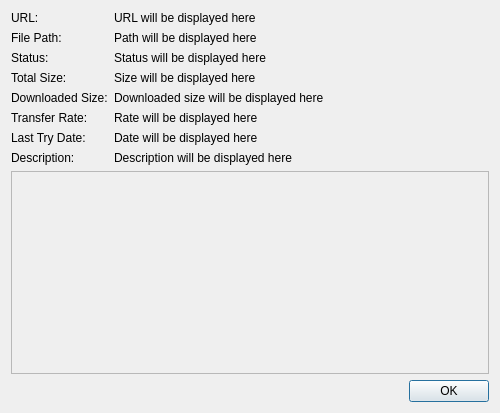
<?xml version="1.0" encoding="UTF-8"?>
<ui version="4.0">
 <class>DownloadDetailsDialog</class>
 <widget class="QDialog" name="DownloadDetailsDialog">
  <property name="geometry">
   <rect>
    <x>0</x>
    <y>0</y>
    <width>500</width>
    <height>413</height>
   </rect>
  </property>
  <property name="windowTitle">
   <string>Download Details</string>
  </property>
  <layout class="QVBoxLayout" name="verticalLayout">
   <item>
    <layout class="QFormLayout" name="formLayout">
     <item row="0" column="0">
      <widget class="QLabel" name="urlLabel">
       <property name="text">
        <string>URL:</string>
       </property>
      </widget>
     </item>
     <item row="0" column="1">
      <widget class="QLabel" name="urlValueLabel">
       <property name="text">
        <string>URL will be displayed here</string>
       </property>
       <property name="wordWrap">
        <bool>true</bool>
       </property>
      </widget>
     </item>
     <item row="1" column="0">
      <widget class="QLabel" name="filePathLabel">
       <property name="text">
        <string>File Path:</string>
       </property>
      </widget>
     </item>
     <item row="1" column="1">
      <widget class="QLabel" name="filePathValueLabel">
       <property name="text">
        <string>Path will be displayed here</string>
       </property>
       <property name="wordWrap">
        <bool>true</bool>
       </property>
      </widget>
     </item>
     <item row="2" column="0">
      <widget class="QLabel" name="statusLabel">
       <property name="text">
        <string>Status:</string>
       </property>
      </widget>
     </item>
     <item row="2" column="1">
      <widget class="QLabel" name="statusValueLabel">
       <property name="text">
        <string>Status will be displayed here</string>
       </property>
      </widget>
     </item>
     <item row="3" column="0">
      <widget class="QLabel" name="totalSizeLabel">
       <property name="text">
        <string>Total Size:</string>
       </property>
      </widget>
     </item>
     <item row="3" column="1">
      <widget class="QLabel" name="totalSizeValueLabel">
       <property name="text">
        <string>Size will be displayed here</string>
       </property>
      </widget>
     </item>
     <item row="4" column="0">
      <widget class="QLabel" name="downloadedSizeLabel">
       <property name="text">
        <string>Downloaded Size:</string>
       </property>
      </widget>
     </item>
     <item row="4" column="1">
      <widget class="QLabel" name="downloadedSizeValueLabel">
       <property name="text">
        <string>Downloaded size will be displayed here</string>
       </property>
      </widget>
     </item>
     <item row="5" column="0">
      <widget class="QLabel" name="transferRateLabel">
       <property name="text">
        <string>Transfer Rate:</string>
       </property>
      </widget>
     </item>
     <item row="5" column="1">
      <widget class="QLabel" name="transferRateValueLabel">
       <property name="text">
        <string>Rate will be displayed here</string>
       </property>
      </widget>
     </item>
     <item row="6" column="0">
      <widget class="QLabel" name="lastTryLabel">
       <property name="text">
        <string>Last Try Date:</string>
       </property>
      </widget>
     </item>
     <item row="6" column="1">
      <widget class="QLabel" name="lastTryValueLabel">
       <property name="text">
        <string>Date will be displayed here</string>
       </property>
      </widget>
     </item>
     <item row="7" column="0">
      <widget class="QLabel" name="descriptionLabel">
       <property name="text">
        <string>Description:</string>
       </property>
      </widget>
     </item>
     <item row="7" column="1">
      <widget class="QLabel" name="descriptionValueLabel">
       <property name="text">
        <string>Description will be displayed here</string>
       </property>
       <property name="wordWrap">
        <bool>true</bool>
       </property>
      </widget>
     </item>
    </layout>
   </item>
   <item>
    <widget class="QScrollArea" name="chunkScrollArea">
     <property name="widgetResizable">
      <bool>true</bool>
     </property>
     <widget class="QWidget" name="scrollAreaWidgetContents">
      <property name="geometry">
       <rect>
        <x>0</x>
        <y>0</y>
        <width>480</width>
        <height>185</height>
       </rect>
      </property>
      <layout class="QFormLayout" name="chunkLayout">
       <property name="sizeConstraint">
        <enum>QLayout::SizeConstraint::SetMinAndMaxSize</enum>
       </property>
      </layout>
     </widget>
    </widget>
   </item>
   <item>
    <widget class="QDialogButtonBox" name="buttonBox">
     <property name="standardButtons">
      <set>QDialogButtonBox::StandardButton::Ok</set>
     </property>
    </widget>
   </item>
  </layout>
 </widget>
 <resources/>
 <connections>
  <connection>
   <sender>buttonBox</sender>
   <signal>accepted()</signal>
   <receiver>DownloadDetailsDialog</receiver>
   <slot>accept()</slot>
   <hints>
    <hint type="sourcelabel">
     <x>224</x>
     <y>264</y>
    </hint>
    <hint type="destinationlabel">
     <x>157</x>
     <y>174</y>
    </hint>
   </hints>
  </connection>
 </connections>
</ui>
